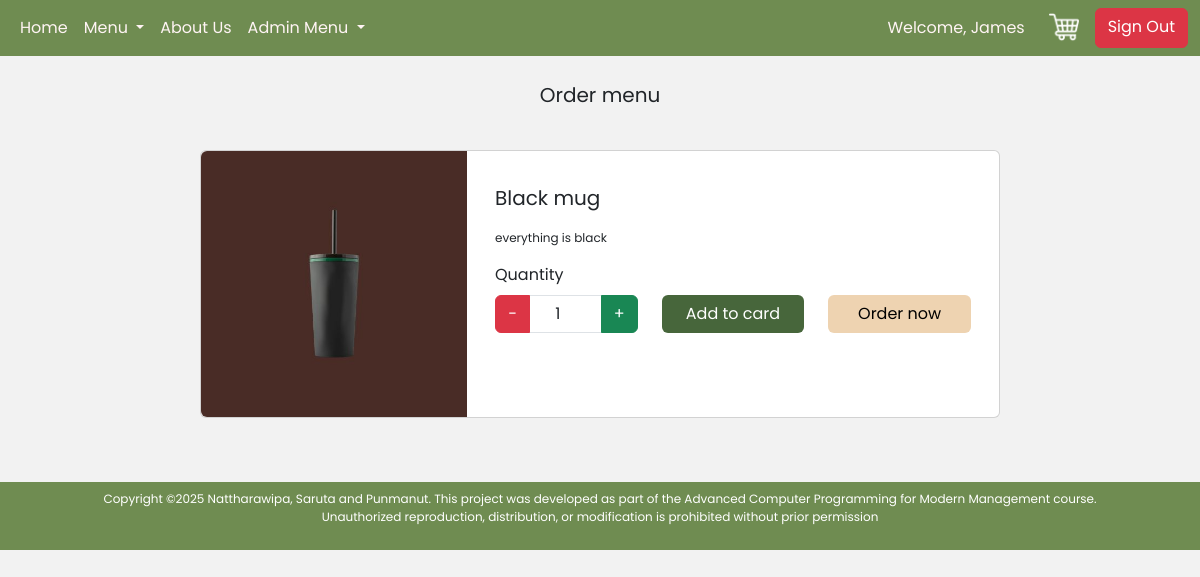
The page /orderMenuCoffee.php?id=30 (signed in) on the database its author committed.
### tables this page shows
CREATE TABLE `goods` (
  `goods_id` int(11) NOT NULL,
  `name` varchar(50) NOT NULL,
  `description` varchar(250) NOT NULL,
  `price` decimal(10,2) NOT NULL,
  `quantity` int(11) NOT NULL,
  `Coffee` varchar(50) NOT NULL,
  `img` varchar(255) NOT NULL
);

### orderMenuCoffee.php (the view, shortened to what this page needs)
<?php
    require_once "php/config.php";
    $goodID = $_GET['id'];
    $query = "SELECT * FROM goods WHERE goods_id = '$goodID'";
    $result = mysqli_query($connect, $query);
    $menu = mysqli_fetch_array($result);
?>
<!DOCTYPE html>
<html lang="en">
<head>
    <link rel="stylesheet" href="https://cdn.jsdelivr.net/npm/bootstrap-icons/font/bootstrap-icons.css">
    <link rel="stylesheet" href="css/bootstrap.min.css">
    <link rel="stylesheet" href="style.css">
</head>
<body>
    <?php include_once "navbar.php"; ?>
    <div class="container-fluid">
        <div class="row">
            <div class="col col-md-1 col-lg-2">
            </div>
            <div class="col-12 col-md-10 col-lg-8">
                <div class="row my-4">
                    <p class="text-center fs-5">Order menu</p>
                </div>
                <div class="row mb-3">
                    <div class="card mb-5">
                        <div class="row">
                            <div class="col-12 col-md-4 p-0">
                                <img src="img-upload/<?= $menu['img'] ?>" class="img-fluid rounded-start">
                            </div>
                            <div class="col-12 col-md-8">
                                <div class="card-body">
                                    <p class="fs-5 mt-3"><?= $menu['name']; ?></p>
                                    <p style="font-size: 12px;"><?= $menu['description']; ?></p>
                                    <form action="php/orderCoffee.php" method="post">
                                        <div class="row">
                                            <div class="col-12 col-md-4">
                                                <label for="numberInput" class="form-label">Quantity</label>
                                                <div class="input-group">
                                                    <button class="btn btn-danger" id="btnMinus" type="button">−</button>
                                                    <input type="number" id="numberInput" class="form-control text-center" value="1" min="0" name="qty">
                                                    <button class="btn btn-success" id="btnPlus" type="button">+</button>
                                                </div>
                                            </div>
                                            <div class="col-12 col-md-4">
                                                <input type="submit" value="Add to card" class="btn btn w-100" style="background-color: #47663B; color: #fff;margin-top: 32px;" name="cart">
                                            </div>
                                            <div class="col-12 col-md-4">
                                                <input type="submit" value="Order now" class="btn btn w-100" style="background-color: #EED3B1; color: #000;margin-top: 32px;" name="order">
                                            </div>
                                        </div>
                                    </form>
                                </div>
                            </div>
                        </div>
                    </div>
                </div>
            </div>
            <div class="col col-md-1 col-lg-2">
            </div>
        </div>
    </div>
    <?php include_once "footer.php"; ?>
</body>
</html>

### style.css (style rules this page uses)
body { background-color: #f2f2f2; font-family: "Poppins", serif; font-weight: 400; font-style: normal; height: 100%; }

### rows shown on the page
goods: img (picture), name "Black mug", description "everything is black"

### other values the page prints
$_SESSION['firstname'] "James"
